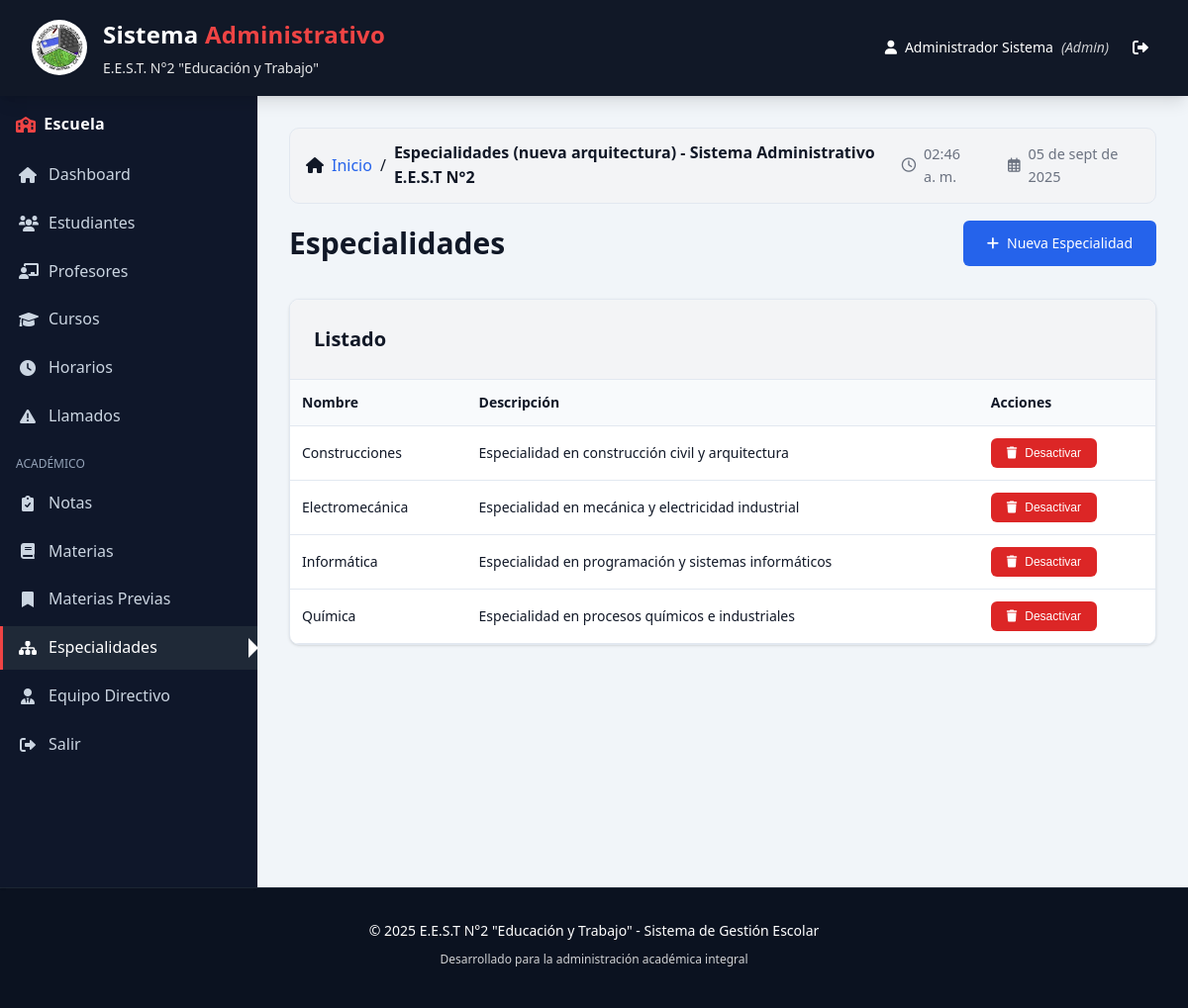
/especialidades.php (signed in), run on the app's committed database.
### tables this page shows
CREATE TABLE `usuarios` (
  `id` int(11) NOT NULL,
  `username` varchar(50) NOT NULL,
  `password` varchar(255) NOT NULL,
  `nombre` varchar(100) NOT NULL,
  `apellido` varchar(100) NOT NULL,
  `email` varchar(100) DEFAULT NULL,
  `rol` enum('admin','directivo','preceptor','secretaria') NOT NULL,
  `activo` tinyint(1) DEFAULT 1,
  `fecha_creacion` timestamp NOT NULL DEFAULT current_timestamp()
);

CREATE TABLE `especialidades` (
  `id` int(11) NOT NULL,
  `nombre` varchar(100) NOT NULL,
  `descripcion` text DEFAULT NULL,
  `activa` tinyint(1) DEFAULT 1
);

### config/database.php (called while the page is built, shortened)
<?php
class Database {
    private static $instance = null;
    private $connection;
    private function __construct() {
        $host = 'localhost';
        $port = '3306';
        $dbname = 'sistema_admin_eest2';
        $username = 'root';
        $password = '';
        try {
            $this->connection = new PDO(
                "mysql:host=$host;port=$port;dbname=$dbname;charset=utf8mb4",
                $username,
                $password,
                [
                    PDO::ATTR_ERRMODE => PDO::ERRMODE_EXCEPTION,
                    PDO::ATTR_DEFAULT_FETCH_MODE => PDO::FETCH_ASSOC,
                    PDO::ATTR_EMULATE_PREPARES => false
                ]
            );
        } catch (PDOException $e) {
            throw new Exception("Connection failed: " . $e->getMessage());
        }
    }
    public static function getInstance() {
        if (self::$instance === null) {
            self::$instance = new self();
        }
        return self::$instance;
    }
    public function query($sql, $params = []) {
        $stmt = $this->connection->prepare($sql);
        $stmt->execute($params);
        return $stmt;
    }
    public function fetch($sql, $params = []) {
        $stmt = $this->query($sql, $params);
        return $stmt->fetch();
    }
    public function fetchAll($sql, $params = []) {
        $stmt = $this->query($sql, $params);
        return $stmt->fetchAll();
    }
}
?>

### src/services/UsuarioRepository.php (called while the page is built, shortened)
<?php
class UsuarioRepository
{
    private $database;
    public function __construct($database)
    {
        $this->database = $database;
    }
    public function findById(int $id): ?array
    {
        $sql = "SELECT * FROM usuarios WHERE id = ? AND activo = 1";
        return $this->database->fetch($sql, [$id]);
    }
}

### src/services/AuthCacheService.php (called while the page is built, shortened)
<?php
class AuthCacheService
{
    private CacheService $cacheService;
    private int $userCacheTtl = 1800;
    public function __construct(Database $database)
    {
        $this->cacheService = new CacheService($database);
    }
    public function getUserById(int $userId): ?array
    {
        $cacheKey = "user:{$userId}";
        return $this->cacheService->remember($cacheKey, function() use ($userId) {
            $usuarioRepository = new UsuarioRepository($this->cacheService->database ?? Database::getInstance());
            return $usuarioRepository->findById($userId);
        }, $this->userCacheTtl);
    }
}

### src/services/CacheService.php (called while the page is built, shortened)
<?php
class CacheService
{
    public function get(string $key): mixed
    {
        return null;
    }
    public function remember(string $key, callable $callback, int $ttl = null): mixed
    {
        $value = $this->get($key);
        if ($value === null) {
            $value = $callback();
        }
        return $value;
    }
}

### src/services/ServicioAutenticacion.php (called while the page is built, shortened)
<?php
class ServicioAutenticacion implements IServicioAutenticacion
{
    private SessionService $sessionService;
    private AuthCacheService $authCacheService;
    public function __construct($database)
    {
        $this->sessionService = new SessionService();
        $this->authCacheService = new AuthCacheService($database);
    }
    public function obtenerUsuarioPorId(int $usuarioId): ?array
    {
        return $this->authCacheService->getUserById($usuarioId);
    }
    public function verificarSesion(): ?array
    {
        $usuarioId = $this->sessionService->obtenerUsuarioId();
        return $this->obtenerUsuarioPorId($usuarioId);
    }
}

### especialidades.php (the view, shortened to what this page needs)
<?php
require_once 'config/database.php';
$db = Database::getInstance();
$servicioAutenticacion = new ServicioAutenticacion($db);
$usuario = $servicioAutenticacion->verificarSesion();
$pageTitle = 'Especialidades (nueva arquitectura) - Sistema Administrativo E.E.S.T N°2';
include 'includes/header.php';
$especialidades = $db->fetchAll("SELECT * FROM especialidades WHERE activa = 1 ORDER BY nombre");
?>
<section class="especialidades-section">
    <div class="section-header">
        <h2>Especialidades</h2>
        <a href="especialidades.php?action=nueva" class="btn btn-primary"><i class="fas fa-plus"></i> Nueva Especialidad</a>
    </div>
    <div class="card">
        <div class="card-header"><h3 class="card-title">Listado</h3></div>
        <div class="table-container">
            <table class="table">
                <thead>
                    <tr>
                        <th>Nombre</th>
                        <th>Descripción</th>
                        <th>Acciones</th>
                    </tr>
                </thead>
                <tbody>
                    <?php foreach ($especialidades as $e): ?>
                    <tr>
                        <td><?php echo htmlspecialchars($e['nombre']); ?></td>
                        <td><?php echo htmlspecialchars($e['descripcion'] ?? ''); ?></td>
                        <td>
                            <form method="POST" onsubmit="return confirm('¿Desactivar esta especialidad?');">
                                <button class="btn btn-danger btn-sm" name="desactivar_especialidad"><i class="fas fa-trash"></i> Desactivar</button>
                            </form>
                        </td>
                    </tr>
                    <?php endforeach; ?>
                </tbody>
            </table>
        </div>
    </div>
</section>
<?php include 'includes/footer.php'; ?>

### includes/header.php (shortened to what this page needs)
<?php
$currentUser = [
    'nombre' => $_SESSION['nombre'] ?? 'Usuario',
    'apellido' => $_SESSION['apellido'] ?? '',
    'rol' => $_SESSION['rol'] ?? 'usuario'
];
$currentPage = basename($_SERVER['PHP_SELF']);
function hasRole($roles) {
    $userRole = $_SESSION['rol'] ?? '';
    if (is_array($roles)) {
        return in_array($userRole, $roles);
    }
    return $userRole === $roles;
}
?>
<!DOCTYPE html>
<html lang="es">
<head>
    <link rel="stylesheet" href="css/style.css">
    <link rel="stylesheet" href="https://cdnjs.cloudflare.com/ajax/libs/font-awesome/6.0.0/css/all.min.css">
</head>
<body>
    <header class="main-header">
        <div class="header-top">
            <div class="logo-section">
                <img src="img/logo-eest2.png" alt="Logo EEST N°2" class="logo">
                <div class="school-info">
                    <h1 class="brand-title">Sistema <span>Administrativo</span></h1>
                    <h2>E.E.S.T. N°2 "Educación y Trabajo"</h2>
                </div>
            </div>
            <div class="user-section">
                <div class="user-info">
                    <i class="fas fa-user"></i>
                    <span><?php echo htmlspecialchars($currentUser['nombre'] . ' ' . $currentUser['apellido']); ?></span>
                    <span class="role">(<?php echo ucfirst($currentUser['rol']); ?>)</span>
                </div>
                <a href="logout.php" class="logout-btn" title="Cerrar sesión">
                    <i class="fas fa-sign-out-alt"></i>
                </a>
            </div>
        </div>
    </header>
    <div class="app-layout">
        <aside class="sidebar" id="sidebar">
            <div class="sidebar-brand">
                <i class="fas fa-school"></i>
                <span>Escuela</span>
            </div>
            <nav class="sidebar-nav">
                <ul class="menu">
                    <li><a href="index.php" class="menu-link <?php echo $currentPage==='index.php'?'active':''; ?>"><i class="fas fa-home"></i><span>Dashboard</span></a></li>
                    <li><a href="estudiantes.php" class="menu-link <?php echo $currentPage==='estudiantes.php'?'active':''; ?>"><i class="fas fa-users"></i><span>Estudiantes</span></a></li>
                    <li><a href="profesores.php" class="menu-link <?php echo $currentPage==='profesores.php'?'active':''; ?>"><i class="fas fa-chalkboard-teacher"></i><span>Profesores</span></a></li>
                    <li><a href="cursos.php" class="menu-link <?php echo $currentPage==='cursos.php'?'active':''; ?>"><i class="fas fa-graduation-cap"></i><span>Cursos</span></a></li>
                    <li><a href="horarios.php" class="menu-link <?php echo $currentPage==='horarios.php'?'active':''; ?>"><i class="fas fa-clock"></i><span>Horarios</span></a></li>
                    <li><a href="llamados.php" class="menu-link <?php echo $currentPage==='llamados.php'?'active':''; ?>"><i class="fas fa-exclamation-triangle"></i><span>Llamados</span></a></li>
                    <?php if (hasRole(['admin', 'directivo'])): ?>
                    <li class="menu-section">Académico</li>
                    <li><a href="notas.php" class="menu-link <?php echo $currentPage==='notas.php'?'active':''; ?>"><i class="fas fa-clipboard-check"></i><span>Notas</span></a></li>
                    <li><a href="materias.php" class="menu-link <?php echo $currentPage==='materias.php'?'active':''; ?>"><i class="fas fa-book"></i><span>Materias</span></a></li>
                    <li><a href="materias_previas.php" class="menu-link <?php echo $currentPage==='materias_previas.php'?'active':''; ?>"><i class="fas fa-bookmark"></i><span>Materias Previas</span></a></li>
                    <li><a href="especialidades.php" class="menu-link <?php echo $currentPage==='especialidades.php'?'active':''; ?>"><i class="fas fa-sitemap"></i><span>Especialidades</span></a></li>
                    <li><a href="equipo.php" class="menu-link <?php echo $currentPage==='equipo.php'?'active':''; ?>"><i class="fas fa-user-tie"></i><span>Equipo Directivo</span></a></li>
                    <?php endif; ?>
                    <li><a href="logout.php" class="menu-link"><i class="fas fa-sign-out-alt"></i><span>Salir</span></a></li>
                </ul>
            </nav>
        </aside>
        <main class="main-content">
            <div class="breadcrumb-bar">
                <div class="crumbs-left">
                    <i class="fas fa-home"></i>
                    <a href="index.php">Inicio</a>
                    <span>/</span>
                    <strong><?php echo htmlspecialchars($pageTitle ?? ''); ?></strong>
                </div>
                <div class="crumbs-right">
                    <i class="far fa-clock"></i>
                    <span id="clock-time"></span>
                    <i class="far fa-calendar-alt" style="margin-left:.75rem;"></i>
                    <span id="clock-date"></span>
                </div>
            </div>

### data on the page
usuarios: nombre+apellido "Administrador Sistema", rol "Admin"
especialidades: nombre "Construcciones", descripcion "Especialidad en construcción civil y arquitectura"
especialidades: nombre "Electromecánica", descripcion "Especialidad en mecánica y electricidad industrial"
especialidades: nombre "Informática", descripcion "Especialidad en programación y sistemas informáticos"
especialidades: nombre "Química", descripcion "Especialidad en procesos químicos e industriales"

### other printed values
$pageTitle "Especialidades (nueva arquitectura) - Sistema Administrativo E.E.S.T N°2"
